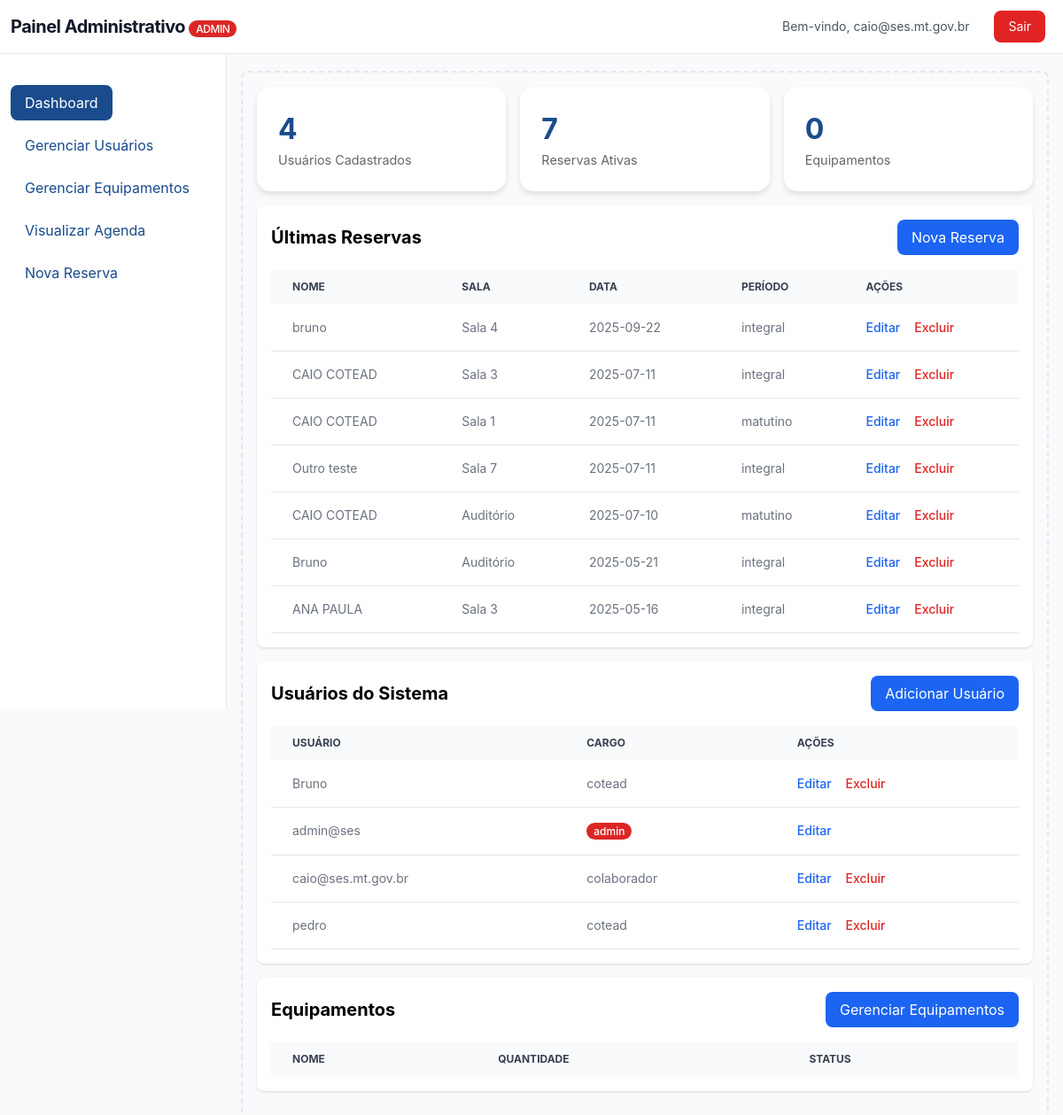
Page /admin_dashboard (signed in) on the committed database.
### tables this page shows
CREATE TABLE Users (
            id INTEGER PRIMARY KEY AUTOINCREMENT,
            username TEXT UNIQUE NOT NULL,
            password_hash TEXT NOT NULL,
            cargo TEXT NOT NULL CHECK(cargo IN ('admin', 'cotead', 'colaborador')),
            created_at DATETIME DEFAULT CURRENT_TIMESTAMP,
            last_login DATETIME,
            active BOOLEAN DEFAULT 1
        );

CREATE TABLE "Reservas" (
            id INTEGER PRIMARY KEY AUTOINCREMENT,
            nome TEXT NOT NULL,
            matricula TEXT NOT NULL,
            setor_id INTERGER NOT NULL ,
            sala_id INTEGER NOT NULL,
            data DATE NOT NULL,
            periodo TEXT NOT NULL CHECK(periodo IN ('matutino', 'vespertino', 'integral')),
            equipamentos TEXT, `user_id` INTEGER NOT NULL REFERENCES `Users`(`id`),
            FOREIGN KEY (setor_id) REFERENCES Setor(id) ON DELETE CASCADE,
            FOREIGN KEY (sala_id) REFERENCES Sala(id) ON DELETE CASCADE
        );

CREATE TABLE Sala (
            id INTEGER PRIMARY KEY AUTOINCREMENT,
            nome TEXT NOT NULL,
            capacidade INTEGER NOT NULL
        );

### app.py (the view)
@app.route('/admin_dashboard')
@requer_cargo(['admin','cotead','colaborador'])
def admin_dashboard():
    conn = conectar()
    cursor = conn.cursor()
    try:
        cursor.execute('''
            SELECT r.*, s.nome as sala_nome
            FROM Reservas r
            JOIN Sala s ON r.sala_id = s.id
            ORDER BY r.data DESC
        ''')
        reservas = cursor.fetchall()
        usuarios = buscar_todos_usuarios()
        cursor.execute('SELECT * FROM Equipamentos')
        equipamentos = cursor.fetchall()
        return render_template('admin_dashboard.html',
                            reservas=reservas,
                            usuarios=usuarios,
                            equipamentos=equipamentos)
    except Exception as e:
        flash(f'Erro ao carregar dashboard: {str(e)}', 'error')
        return redirect(url_for('index'))
    finally:
        conn.close()

### app.py (called while the page is built)
def requer_cargo(cargos_permitidos):
    def decorator(f):
        @wraps(f)
        def decorated_function(*args, **kwargs):
            if 'cargo' not in session:
                flash('Faça login para acessar esta página.', 'error')
                return redirect(url_for('login'))
            if session['cargo'] not in cargos_permitidos:
                flash('Você não tem permissão para acessar esta página.', 'error')
                return redirect(url_for('index'))
            return f(*args, **kwargs)
        return decorated_function
    return decorator

### database.py (called while the page is built)
def conectar():
    try:
        conn = sqlite3.connect(DATABASE, timeout=30.0)
        conn.execute('PRAGMA foreign_keys = ON')
        conn.execute('PRAGMA journal_mode = WAL')  # Melhor para concorrência
        conn.execute('PRAGMA synchronous = NORMAL')  # Melhor performance
        conn.execute('PRAGMA cache_size = 10000')  # Cache maior
        conn.execute('PRAGMA temp_store = MEMORY')  # Usar memória para temp
        return conn
    except Exception as e:
        print(f"Erro ao conectar com banco: {e}")
        conn = sqlite3.connect(':memory:')
        return conn

def buscar_todos_usuarios():
    conn = conectar()
    cursor = conn.cursor()
    try:
        cursor.execute('''
            SELECT u.*, COUNT(r.id) as num_reservas
            FROM Users u
            LEFT JOIN Reservas r ON u.username = r.nome
            WHERE u.active = 1
            GROUP BY u.id
            ORDER BY u.username
        ''')
        return cursor.fetchall()
    finally:
        conn.close()

### templates/admin_dashboard.html (shortened to what this page needs)
<!DOCTYPE html>
<html lang="pt-BR">
<head>
    <link href="https://cdnjs.cloudflare.com/ajax/libs/flowbite/2.2.0/flowbite.min.css" rel="stylesheet" />
</head>
<body class="bg-gray-50">
    <nav class="bg-white border-b border-gray-200 fixed w-full z-30 top-0">
        <div class="px-3 py-3 lg:px-5 lg:pl-3">
            <div class="flex items-center justify-between">
                <div class="flex items-center justify-start">
                    <h1 class="text-xl font-bold leading-tight tracking-tight text-gray-900 md:text-2xl">
                        Painel Administrativo
                        <span class="admin-badge">ADMIN</span>
                    </h1>
                </div>
                <div class="flex items-center gap-4">
                    <span class="text-sm text-gray-600">Bem-vindo, {{ session.get('username') }}</span>
                    <div class="flex items-center ml-3">
                        <a href="{{ url_for('logout') }}"
                            class="bg-red-600 hover:bg-red-700 text-white px-4 py-2 rounded-lg text-sm">
                            Sair
                        </a>
                    </div>
                </div>
            </div>
        </div>
    </nav>
    <aside class="fixed top-0 left-0 z-20 w-64 h-screen pt-20 bg-white border-r border-gray-200">
        <div class="h-full px-3 py-4 overflow-y-auto">
            <ul class="space-y-2">
                <li>
                    <a href="{{ url_for('admin_dashboard') }}"
                        class="nav-link {% if request.endpoint == 'admin_dashboard' %}active{% endif %}">
                        Dashboard
                    </a>
                </li>
                <li>
                    <a href="{{ url_for('usuarios') }}"
                        class="nav-link {% if request.endpoint == 'usuarios' %}active{% endif %}">
                        Gerenciar Usuários
                    </a>
                </li>
                <li>
                    <a href="{{ url_for('equipamentos') }}"
                        class="nav-link {% if request.endpoint == 'equipamentos' %}active{% endif %}">
                        Gerenciar Equipamentos
                    </a>
                </li>
                <li>
                    <a href="{{ url_for('agenda') }}"
                        class="nav-link {% if request.endpoint == 'agenda' %}active{% endif %}">
                        Visualizar Agenda
                    </a>
                </li>
                <li>
                    <a href="{{ url_for('agendar_sala') }}"
                        class="nav-link {% if request.endpoint == 'agendar_sala' %}active{% endif %}">
                        Nova Reserva
                    </a>
                </li>
            </ul>
        </div>
    </aside>
    <div class="p-4 sm:ml-64 pt-20">
        <div class="p-4 border-2 border-gray-200 border-dashed rounded-lg">
            <div class="grid grid-cols-1 md:grid-cols-3 gap-4 mb-4">
                <div class="dashboard-card">
                    <div class="stat-number">{{ usuarios|length }}</div>
                    <div class="stat-label">Usuários Cadastrados</div>
                </div>
                <div class="dashboard-card">
                    <div class="stat-number">{{ reservas|length }}</div>
                    <div class="stat-label">Reservas Ativas</div>
                </div>
                <div class="dashboard-card">
                    <div class="stat-number">{{ equipamentos|length }}</div>
                    <div class="stat-label">Equipamentos</div>
                </div>
            </div>
            <div class="mb-4 bg-white p-4 rounded-lg shadow">
                <div class="flex justify-between items-center mb-4">
                    <h2 class="text-xl font-bold">Últimas Reservas</h2>
                    <a href="{{ url_for('agendar_sala') }}"
                        class="bg-blue-600 text-white px-4 py-2 rounded-lg hover:bg-blue-700">
                        Nova Reserva
                    </a>
                </div>
                <div class="relative overflow-x-auto">
                    <table class="w-full text-sm text-left text-gray-500">
                        <thead class="text-xs text-gray-700 uppercase bg-gray-50">
                            <tr>
                                <th scope="col" class="px-6 py-3">Nome</th>
                                <th scope="col" class="px-6 py-3">Sala</th>
                                <th scope="col" class="px-6 py-3">Data</th>
                                <th scope="col" class="px-6 py-3">Período</th>
                                <th scope="col" class="px-6 py-3">Ações</th>
                            </tr>
                        </thead>
                        <tbody>
                            {% for reserva in reservas %}
                            <tr class="bg-white border-b">
                                <td class="px-6 py-4">{{ reserva[1] }}</td>
                                <td class="px-6 py-4">{{ reserva[9] }}</td>
                                <td class="px-6 py-4">{{ reserva[5] }}</td>
                                <td class="px-6 py-4">{{ reserva[6] }}</td>
                                <td class="px-6 py-4">
                                    <a href="{{ url_for('editar_reserva', id=reserva[0]) }}"
                                        class="font-medium text-blue-600 hover:underline">Editar</a>
                                    <a href="{{ url_for('deletar_reserva', id=reserva[0]) }}"
                                        class="font-medium text-red-600 hover:underline ml-3"
                                        onclick="return confirm('Tem certeza que deseja excluir esta reserva?')">
                                        Excluir
                                    </a>
                                </td>
                            </tr>
                            {% endfor %}
                        </tbody>
                    </table>
                </div>
            </div>
            <div class="mb-4 bg-white p-4 rounded-lg shadow">
                <div class="flex justify-between items-center mb-4">
                    <h2 class="text-xl font-bold">Usuários do Sistema</h2>
                    <a href="{{ url_for('register') }}"
                        class="bg-blue-600 text-white px-4 py-2 rounded-lg hover:bg-blue-700">
                        Adicionar Usuário
                    </a>
                </div>
                <div class="relative overflow-x-auto">
                    <table class="w-full text-sm text-left text-gray-500">
                        <thead class="text-xs text-gray-700 uppercase bg-gray-50">
                            <tr>
                                <th scope="col" class="px-6 py-3">Usuário</th>
                                <th scope="col" class="px-6 py-3">Cargo</th>
                                <th scope="col" class="px-6 py-3">Ações</th>
                            </tr>
                        </thead>
                        <tbody>
                            {% for usuario in usuarios %}
                            <tr class="bg-white border-b">
                                <td class="px-6 py-4">{{ usuario[1] }}</td>
                                <td class="px-6 py-4">
                                    {% if usuario[3] == 'admin' %}
                                    <span class="admin-badge">{{ usuario[3] }}</span>
                                    {% else %}
                                    {{ usuario[3] }}
                                    {% endif %}
                                </td>
                                <td class="px-6 py-4">
                                    <a href="{{ url_for('editar_usuario', id=usuario[0]) }}"
                                       class="font-medium text-blue-600 hover:underline">Editar</a>
                                    {% if usuario[1] != 'admin@ses' %}
                                    <a href="{{ url_for('deletar_usuario', id=usuario[0]) }}"
                                       class="font-medium text-red-600 hover:underline ml-3"
                                       onclick="return confirm('Tem certeza que deseja excluir o usuário {{ usuario[1] }}?')">
                                        Excluir
                                    </a>
                                    {% endif %}
                                </td>
                            </tr>
                            {% endfor %}
                        </tbody>
                    </table>
                </div>
            </div>
            <div class="mb-4 bg-white p-4 rounded-lg shadow">
                <div class="flex justify-between items-center mb-4">
                    <h2 class="text-xl font-bold">Equipamentos</h2>
                    <a href="{{ url_for('equipamentos') }}"
                        class="bg-blue-600 text-white px-4 py-2 rounded-lg hover:bg-blue-700">
                        Gerenciar Equipamentos
                    </a>
                </div>
                <div class="relative overflow-x-auto">
                    <table class="w-full text-sm text-left text-gray-500">
                        <thead class="text-xs text-gray-700 uppercase bg-gray-50">
                            <tr>
                                <th scope="col" class="px-6 py-3">Nome</th>
                                <th scope="col" class="px-6 py-3">Quantidade</th>
                                <th scope="col" class="px-6 py-3">Status</th>
                            </tr>
                        </thead>
                    </table>
                </div>
            </div>
        </div>
    </div>
</body>
</html>

### templates/admin_dashboard.html (style rules this page uses)
:root { --primary-blue: #1a4b8c; --secondary-blue: #2766cc; --light-blue: #e8f1ff; --hover-blue: #0056b3; --white: #ffffff; }
.dashboard-card { background: var(--white); border-radius: 15px; box-shadow: 0 4px 6px rgba(0, 0, 0, 0.1); padding: 1.5rem; transition: transform 0.3s ease; }
.stat-number { font-size: 2rem; font-weight: bold; color: var(--primary-blue); }
.stat-label { color: #666; font-size: 0.9rem; }
.admin-badge { background-color: #dc2626; color: white; padding: 2px 8px; border-radius: 9999px; font-size: 0.75rem; font-weight: 500; }
.nav-link { display: inline-flex; align-items: center; padding: 0.5rem 1rem; color: var(--primary-blue); border-radius: 0.5rem; transition: all 0.3s ease; }
.nav-link.active { background-color: var(--primary-blue); color: white; }

### rows in the picture
Users: get "caio@ses.mt.gov.br", username "caio@ses.mt.gov.br", cargo "colaborador"
Reservas: nome "bruno", nome "Sala 4", data "2025-09-22", periodo "integral"
Reservas: nome "CAIO COTEAD", nome "Sala 3", data "2025-07-11", periodo "integral"
Reservas: nome "CAIO COTEAD", nome "Sala 1", data "2025-07-11", periodo "matutino"
Reservas: nome "Outro teste", nome "Sala 7", data "2025-07-11", periodo "integral"
Reservas: nome "CAIO COTEAD", nome "Auditório", data "2025-07-10", periodo "matutino"
Reservas: nome "Bruno", nome "Auditório", data "2025-05-21", periodo "integral"
Reservas: nome "ANA PAULA", nome "Sala 3", data "2025-05-16", periodo "integral"
Users: username "Bruno", cargo "cotead"
Users: username "admin@ses", cargo "admin"
Users: username "pedro", cargo "cotead"

### other values in the picture
{{ usuarios|length }} "4"
{{ reservas|length }} "7"
{{ equipamentos|length }} "0"
